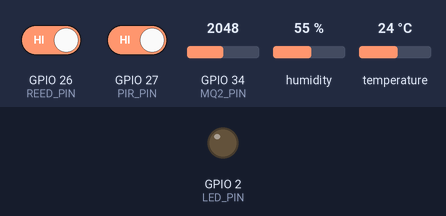
The sketch below on a simulated ESP32. Parts: output pins drawn as LEDs (lit = HIGH). The inputs (shaded band) are chosen by the test bench; at power-on: GPIO 26 (REED_PIN) HIGH, GPIO 27 (PIR_PIN) HIGH, GPIO 34 (MQ2_PIN) = 2048, humidity 55 %, temperature 24 °C. WiFi joins after 1.5 s; servers stay silent unless stated; uploads are accepted with an empty reply; what the sketch prints to the serial monitor is not drawn.

Above: at 4.2 s.
4.3 s: GPIO 26 (REED_PIN) driven LOW
At 5.27 s:
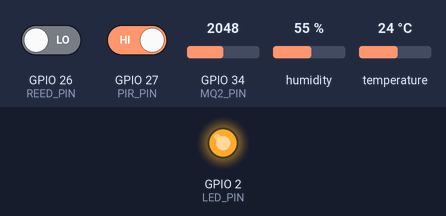
10.6 s: GPIO 27 (PIR_PIN) driven LOW
16.9 s: GPIO 26 (REED_PIN) driven HIGH
23.2 s: GPIO 27 (PIR_PIN) driven HIGH
Timing chart, 0 to 31.8 s (numbered marks = the images above; inputs shaded):
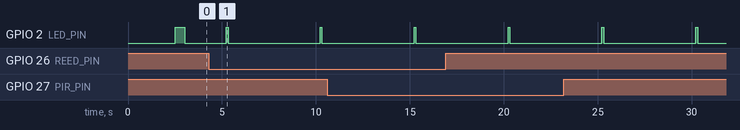

Measured:
- by itself, GPIO 2 (LED_PIN): alternates HIGH for 0.10 s and LOW for 4.9 s

The sketch:

esp32_sensor_node.ino
```cpp
/*
 * IoT-TrustBench ESP32 Sensor Node
 *
 * Reads sensors and sends data to IoT-TrustBench server via HTTP POST.
 *
 * Required Libraries (install via Arduino Library Manager):
 *   - DHT sensor library (by Adafruit)
 *   - Adafruit Unified Sensor
 *   - ArduinoJson
 *
 * Wiring (ESP32):
 *   DHT22 DATA  -> GPIO 4
 *   MQ-2 AOUT   -> GPIO 34 (ADC)
 *   PIR OUT     -> GPIO 27
 *   Reed Switch -> GPIO 26 (INPUT_PULLUP)
 *   LED         -> GPIO 2 (built-in)
 *
 * Power:
 *   DHT22 VCC -> 3.3V
 *   MQ-2 VCC  -> 5V (VIN)
 *   PIR VCC   -> 5V (VIN)
 *   Reed VCC  -> 3.3V
 */

#include <WiFi.h>
#include <HTTPClient.h>
#include <DHT.h>
#include <ArduinoJson.h>

// ===== CONFIGURATION - EDIT THESE =====
const char* WIFI_SSID     = "YOUR_WIFI_SSID";
const char* WIFI_PASSWORD = "YOUR_WIFI_PASSWORD";
const char* SERVER_URL    = "http://192.168.1.100:8000/api/hardware";
const char* DEVICE_ID     = "ESP32-NODE-001";

// Sensor pins
#define DHT_PIN       4
#define DHT_TYPE      DHT22
#define MQ2_PIN       34
#define PIR_PIN       27
#define REED_PIN      26
#define LED_PIN       2

// Calibration
#define MQ2_BASELINE  2000   // Baseline ADC value for clean air (calibrate!)
#define GAS_THRESHOLD 50     // Gas level threshold (0-100)

// Send interval (milliseconds)
#define SEND_INTERVAL 5000

// ===== GLOBALS =====
DHT dht(DHT_PIN, DHT_TYPE);
unsigned long lastSend = 0;
String deviceId;

// ===== SETUP =====
void setup() {
  Serial.begin(115200);
  delay(1000);

  // Pin setup
  pinMode(LED_PIN, OUTPUT);
  pinMode(PIR_PIN, INPUT);
  pinMode(REED_PIN, INPUT_PULLUP);
  digitalWrite(LED_PIN, LOW);

  // DHT sensor
  dht.begin();

  // Generate unique device ID from MAC address
  deviceId = String(DEVICE_ID);

  Serial.println("\n=============================");
  Serial.println("IoT-TrustBench Sensor Node");
  Serial.println("=============================");
  Serial.print("Device ID: ");
  Serial.println(deviceId);

  // Connect to WiFi
  connectWiFi();

  Serial.println("Sensors initialized. Starting...");
  Serial.println("-------------------------------");
}

// ===== MAIN LOOP =====
void loop() {
  // Reconnect WiFi if lost
  if (WiFi.status() != WL_CONNECTED) {
    connectWiFi();
  }

  // Send data at interval
  unsigned long now = millis();
  if (now - lastSend >= SEND_INTERVAL) {
    lastSend = now;

    // Read all sensors
    float temperature = dht.readTemperature();
    float humidity = dht.readHumidity();
    int gasRaw = analogRead(MQ2_PIN);
    bool motion = digitalRead(PIR_PIN);
    bool doorOpen = !digitalRead(REED_PIN); // Reed switch is LOW when closed

    // Convert gas ADC to 0-100 scale
    float gasLevel = map(gasRaw, 0, 4095, 0, 100);
    gasLevel = constrain(gasLevel, 0, 100);

    // Calculate smoke (approximate from gas sensor)
    float smokeLevel = gasLevel * 0.8; // MQ-2 responds to both gas and smoke

    // Check if DHT read failed
    bool dhtValid = !isnan(temperature) && !isnan(humidity);

    if (!dhtValid) {
      Serial.println("[WARN] DHT read failed, using last valid values");
    }

    // Build JSON payload
    StaticJsonDocument<512> doc;
    doc["device_id"] = deviceId;
    doc["temperature"] = dhtValid ? round(temperature * 10.0) / 10.0 : 0.0;
    doc["humidity"] = dhtValid ? round(humidity * 10.0) / 10.0 : 0.0;
    doc["smoke"] = round(smokeLevel * 10.0) / 10.0;
    doc["gas"] = round(gasLevel * 10.0) / 10.0;
    doc["motion"] = motion;
    doc["door_status"] = doorOpen ? "open" : "closed";
    doc["power_status"] = "on";

    // Serialize to string
    String payload;
    serializeJson(doc, payload);

    // Print to serial monitor
    Serial.println("\n--- Sensor Reading ---");
    Serial.print("Temp: "); Serial.print(temperature); Serial.println(" C");
    Serial.print("Humidity: "); Serial.print(humidity); Serial.println(" %");
    Serial.print("Smoke: "); Serial.print(smokeLevel); Serial.println("");
    Serial.print("Gas: "); Serial.print(gasLevel); Serial.print(" (ADC: "); Serial.print(gasRaw); Serial.println(")");
    Serial.print("Motion: "); Serial.println(motion ? "YES" : "no");
    Serial.print("Door: "); Serial.println(doorOpen ? "OPEN" : "closed");
    Serial.print("Payload: "); Serial.println(payload);

    // Send to server
    sendToServer(payload);

    // Blink LED on send
    digitalWrite(LED_PIN, HIGH);
    delay(100);
    digitalWrite(LED_PIN, LOW);
  }
}

// ===== FUNCTIONS =====

void connectWiFi() {
  Serial.print("Connecting to WiFi: ");
  Serial.println(WIFI_SSID);

  WiFi.begin(WIFI_SSID, WIFI_PASSWORD);

  int attempts = 0;
  while (WiFi.status() != WL_CONNECTED && attempts < 30) {
    delay(500);
    Serial.print(".");
    attempts++;
  }

  if (WiFi.status() == WL_CONNECTED) {
    Serial.println("\nWiFi connected!");
    Serial.print("IP address: ");
    Serial.println(WiFi.localIP());
    digitalWrite(LED_PIN, HIGH);
    delay(500);
    digitalWrite(LED_PIN, LOW);
  } else {
    Serial.println("\nWiFi connection failed! Will retry...");
  }
}

void sendToServer(String payload) {
  if (WiFi.status() != WL_CONNECTED) {
    Serial.println("[ERROR] WiFi not connected, skipping send");
    return;
  }

  HTTPClient http;
  http.begin(SERVER_URL);
  http.addHeader("Content-Type", "application/json");
  http.setTimeout(5000);

  int httpResponseCode = http.POST(payload);

  if (httpResponseCode > 0) {
    String response = http.getString();
    Serial.print("[OK] Server response (");
    Serial.print(httpResponseCode);
    Serial.print("): ");
    Serial.println(response);
  } else {
    Serial.print("[ERROR] HTTP POST failed: ");
    Serial.println(http.errorToString(httpResponseCode));
  }

  http.end();
}
```
